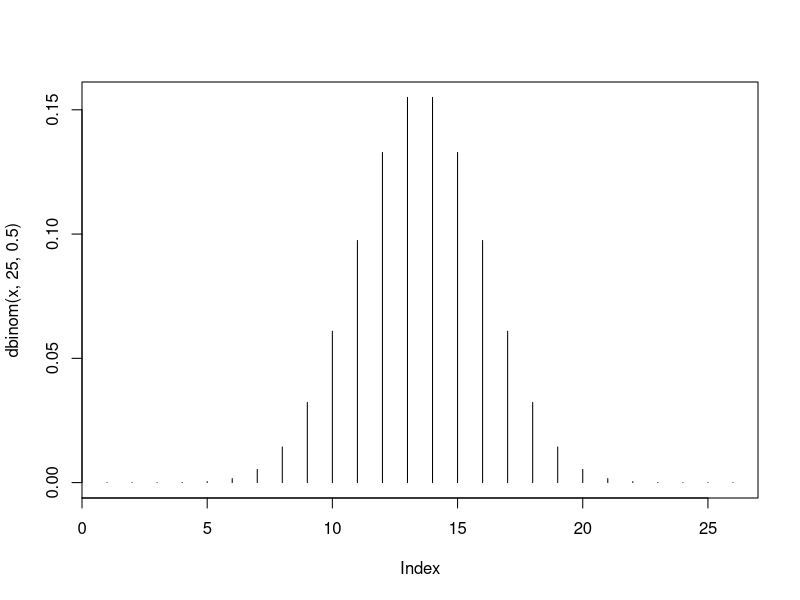
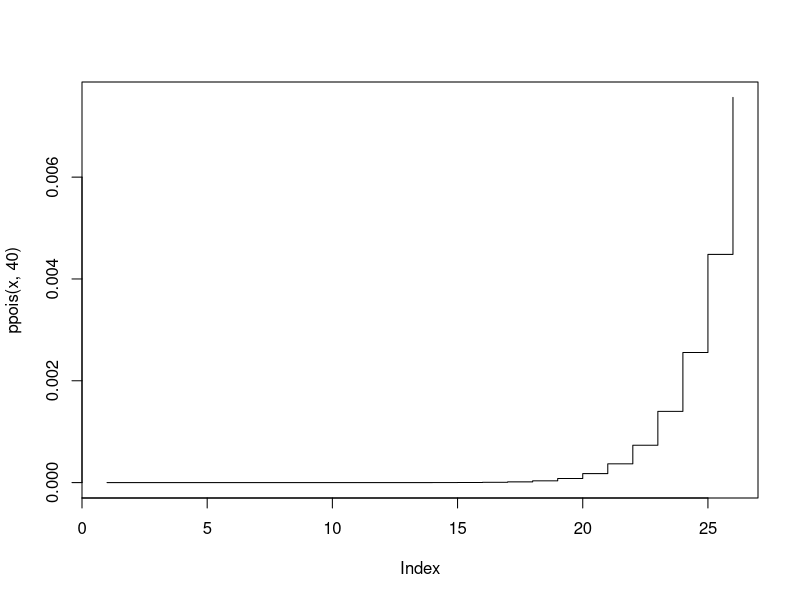

Recreate these plots in R, in order. (Note: this script raises an error after producing the figures.)
# sap21 _ MAM5120 _ week 2 practical

dbinom(2,10,1/6) # probability of rolling 2 sixes when dice rolled 10 times
pbinom(4,20,0.5, lower.tail=FALSE) # chance of getting 4 of fewer heads in 20 tosses P(X<=4)
# lower.tail if FALSE P(X>4)

dpois(4,7) # gives P(X=4) if X~Po(7)
ppois(4,7) # gives P(X<=4) if X~Po(7)
ppois(15,50,lower.tail = FALSE) # gives P(X>15) if X~Po(50)

x <- seq(0,25,1)
plot(dbinom(x,25,0.5),type="h") # type h makes makes not plots
plot(ppois(x,40),type="s") # type s makes line graph

###################################
###################################

attach(iris)

plot1 <- ggplot(iris, aes(x=Petal.Width,y=Petal.Length))
plot1 <- plot1+geom_point()
plot1 <- plot1 + ggtitle("Petal Dimensions for 3 Species of Iris")+labs(x="Petal Width", y="Petal Length")
plot2 <- plot1 + geom_point(aes(colour=Species)) # adds colour
plot3 <- plot2 + facet_grid(~Species) # separates them
plot4 <- plot3
plot4 <- plot1 + geom_point(aes(colour=Species,size=Sepal.Length)) # thicker plots

plot5 <- ggplot(iris, aes(x=Species,y=Petal.Width))
plot5 <- plot5+geom_point()
plot5 <- plot5 + ggtitle("Petal Width for 3 Species of Iris")+labs(x="Species", y="Petal Width")
plot5 <- plot5 + geom_point(aes(colour=Petal.Length)) 

##################

par(mfrow=c(1,1))
with(iris, {
  plot(Petal.Width,Petal.Length,col=Species)
  legend(x="bottomright", legend=unique(Species),col=1:3,pch=1)
})

par(mfrow=c(1,1))
with(iris,
     plot(Petal.Width,Petal.Length,col=Species,cex=Sepal.Length/min(Sepal.Length),pch=19)
) ## thicker plots but graphs together

####### three graphs of each species petal width on length

xlim<-range(iris$Petal.Width)
ylim<-range(iris$Petal.Length)

par(mfrow=c(1,3)) 
with(subset(iris,Species=="setosa"),
     {
       plot(Petal.Width,Petal.Length,xlim=xlim,ylim=ylim,col=1,main="setosa") 
     })
with(subset(iris,Species=="versicolor"),
     {
       plot(Petal.Width,Petal.Length,xlim=xlim,ylim=ylim,col=2,main="versicolor")
     })
with(subset(iris,Species=="virginica"),
     {
       plot(Petal.Width,Petal.Length,xlim=xlim,ylim=ylim,col=3,main="virginica")
     })

###########

par(mfrow=c(1,2)) 
with(iris, {
  plot(Petal.Width,Sepal.Width,col=Species)
  legend(x="topright", legend=unique(Species),col=1:3,pch=1)
})
with(iris, {
  plot(Petal.Length,Sepal.Length,col=Species, abline(lm(Sepal.Length~Petal.Length), col="blue"))
  legend(x="topleft", legend=unique(Species),col=1:3,pch=1)
})

###################################

#data(malaria/tartar/etc)

malariaHist <- ggplot(malaria,aes(log(parasites)))+ geom_histogram(binwidth = 0.5)
malariaHist <- malariaHist + labs(x="number of parasites",y="frequency")
malariaHist

with(malaria,
     {
       hist(parasites,breaks=10,xlab="num of parasites",ylab="freq") #change breaks num
     })

tarplot <- ggplot(tartar, aes(x=treat,y=index))+geom_boxplot()
chickplot <- ggplot(chickwts,aes(x=feed,y=weight))+geom_point(shape=2,size=3,colour="red")

###################################
################################### EXERCISES
###################################

#exercise 1
attach(dogwhelks)
plot1 <- ggplot(dogwhelks, aes(x=Width,y=Length))+geom_point()
plot2 <- ggplot(dogwhelks, aes(x=Width,y=Weight))+geom_point()
plot3 <- ggplot(dogwhelks, aes(x=Location,y=Length))+geom_point()
plot4 <- ggplot(dogwhelks, aes(x=Colour,y=Weight))+geom_point()

#exercise 2
plot(dbinom(x,100,0.1))
plot(ppois(x,10))